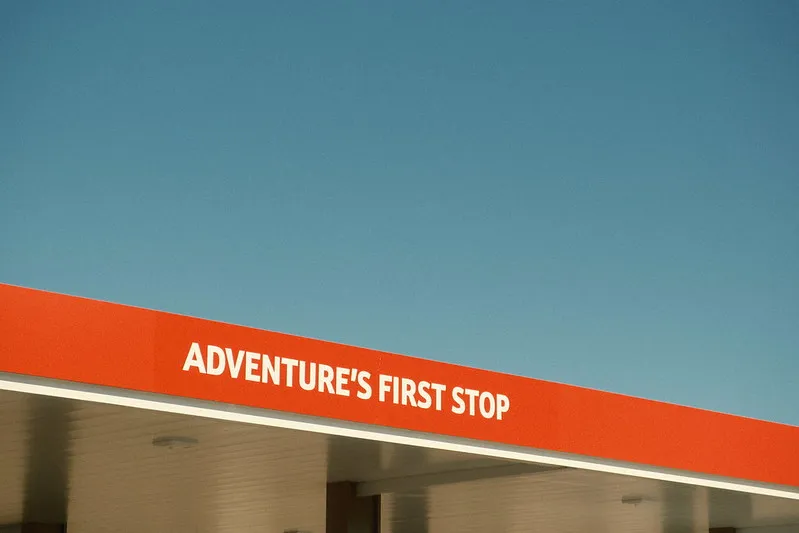
#> input picture images/one.png, 799 x 533 px, found by its file name
$ python negative.py
#> lines starting #> are read from the running program, lines starting #| are printed output that depends on the picture
import cv2
import numpy as np

# Read the image
image = cv2.imread('./images/one.png', cv2.IMREAD_GRAYSCALE)
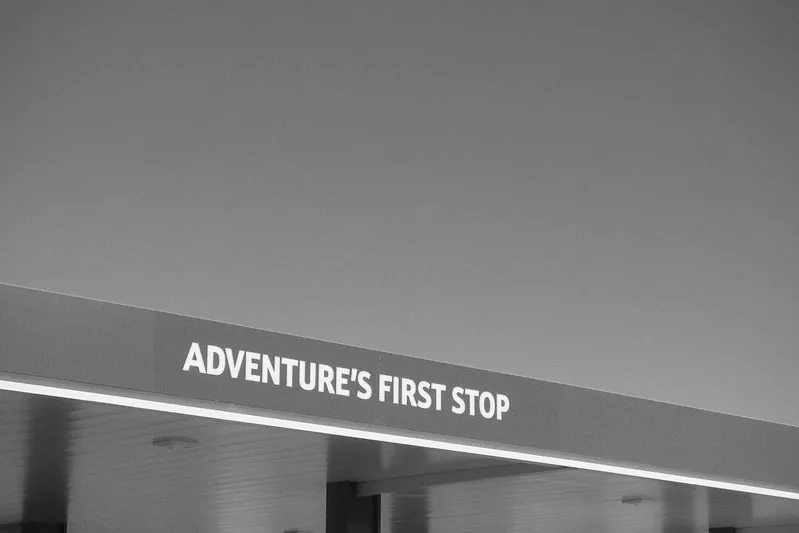
#> image: shape (533, 799); min 8, max 254, mean 122.9

# Get the maximum intensity value (L-1)
L = 256  # For 8-bit images
negative_image = L - 1 - image  # Apply the formula
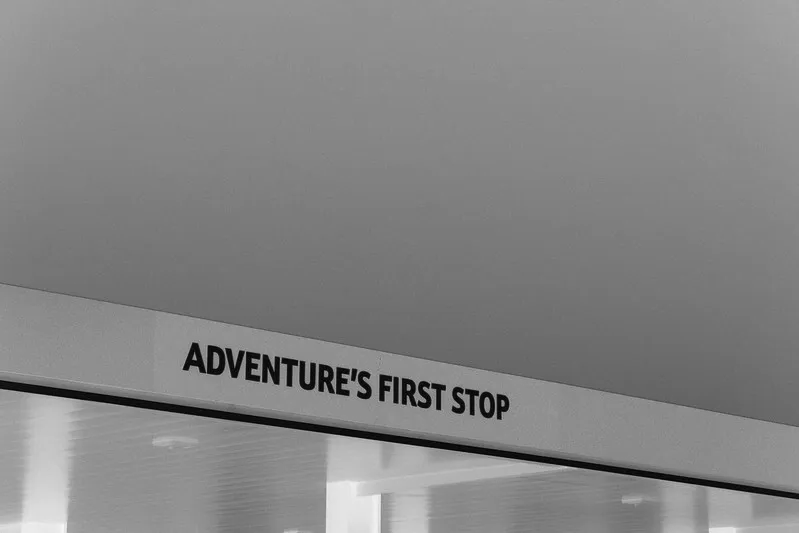
#> negative_image: shape (533, 799); min 1, max 247, mean 132.1


#> (the run stopped early here; a loop or call above may not have finished)

$ run again, with images/OIP.jpeg saved as images/one.png
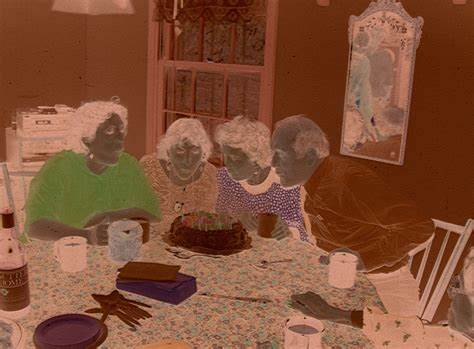
#> input picture images/OIP.jpeg, 474 x 349 px, found by its file name
#> `image = cv2.imread('./images/one.png', cv2.IMREAD_GRAYSCALE)`:
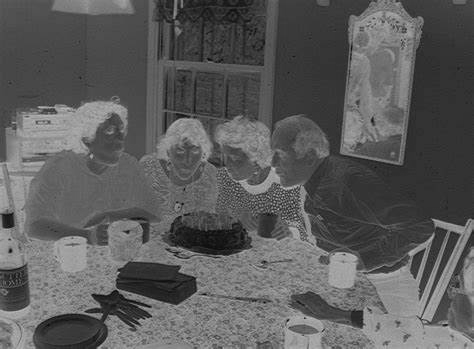
#> image: shape (349, 474); min 9, max 194, mean 91.6
#> `negative_image = L - 1 - image`:
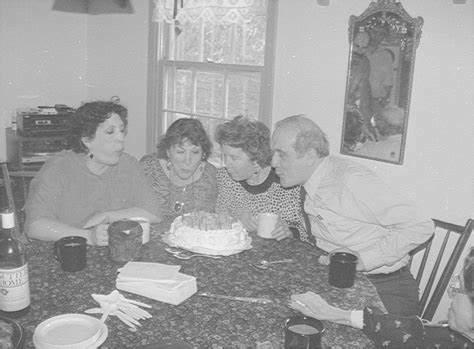
#> negative_image: shape (349, 474); min 61, max 246, mean 163.4
